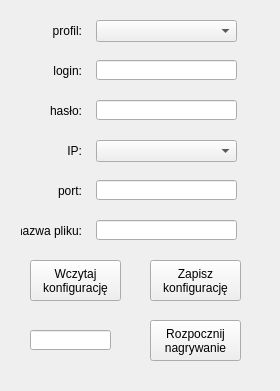
<?xml version="1.0" encoding="UTF-8"?>
<ui version="4.0">
 <class>MainWindow</class>
 <widget class="QMainWindow" name="MainWindow">
  <property name="geometry">
   <rect>
    <x>0</x>
    <y>0</y>
    <width>280</width>
    <height>391</height>
   </rect>
  </property>
  <property name="windowTitle">
   <string>Nagrywanie</string>
  </property>
  <widget class="QWidget" name="centralwidget">
   <widget class="QComboBox" name="profile_combo_box">
    <property name="geometry">
     <rect>
      <x>96</x>
      <y>20</y>
      <width>141</width>
      <height>22</height>
     </rect>
    </property>
    <item>
     <property name="text">
      <string/>
     </property>
    </item>
    <item>
     <property name="text">
      <string>1</string>
     </property>
    </item>
    <item>
     <property name="text">
      <string>2</string>
     </property>
    </item>
    <item>
     <property name="text">
      <string>3</string>
     </property>
    </item>
    <item>
     <property name="text">
      <string>4</string>
     </property>
    </item>
    <item>
     <property name="text">
      <string>5</string>
     </property>
    </item>
    <item>
     <property name="text">
      <string>6</string>
     </property>
    </item>
   </widget>
   <widget class="QLabel" name="profile_label">
    <property name="geometry">
     <rect>
      <x>36</x>
      <y>20</y>
      <width>46</width>
      <height>21</height>
     </rect>
    </property>
    <property name="text">
     <string>profil:</string>
    </property>
    <property name="alignment">
     <set>Qt::AlignRight|Qt::AlignTrailing|Qt::AlignVCenter</set>
    </property>
   </widget>
   <widget class="QLineEdit" name="password_line_edit">
    <property name="geometry">
     <rect>
      <x>96</x>
      <y>100</y>
      <width>141</width>
      <height>20</height>
     </rect>
    </property>
   </widget>
   <widget class="QLabel" name="login_label">
    <property name="geometry">
     <rect>
      <x>36</x>
      <y>60</y>
      <width>46</width>
      <height>21</height>
     </rect>
    </property>
    <property name="text">
     <string>login:</string>
    </property>
    <property name="alignment">
     <set>Qt::AlignRight|Qt::AlignTrailing|Qt::AlignVCenter</set>
    </property>
   </widget>
   <widget class="QLabel" name="password_label">
    <property name="geometry">
     <rect>
      <x>36</x>
      <y>100</y>
      <width>46</width>
      <height>21</height>
     </rect>
    </property>
    <property name="text">
     <string>hasło:</string>
    </property>
    <property name="alignment">
     <set>Qt::AlignRight|Qt::AlignTrailing|Qt::AlignVCenter</set>
    </property>
   </widget>
   <widget class="QLineEdit" name="login_line_edit">
    <property name="geometry">
     <rect>
      <x>96</x>
      <y>60</y>
      <width>141</width>
      <height>20</height>
     </rect>
    </property>
    <property name="inputMethodHints">
     <set>Qt::ImhHiddenText</set>
    </property>
   </widget>
   <widget class="QLineEdit" name="port_line_edit">
    <property name="geometry">
     <rect>
      <x>96</x>
      <y>180</y>
      <width>141</width>
      <height>20</height>
     </rect>
    </property>
   </widget>
   <widget class="QLabel" name="port_label">
    <property name="geometry">
     <rect>
      <x>36</x>
      <y>180</y>
      <width>46</width>
      <height>21</height>
     </rect>
    </property>
    <property name="text">
     <string>port:</string>
    </property>
    <property name="alignment">
     <set>Qt::AlignRight|Qt::AlignTrailing|Qt::AlignVCenter</set>
    </property>
   </widget>
   <widget class="QLineEdit" name="filename_line_edit">
    <property name="geometry">
     <rect>
      <x>96</x>
      <y>220</y>
      <width>141</width>
      <height>20</height>
     </rect>
    </property>
   </widget>
   <widget class="QLabel" name="filename_label">
    <property name="geometry">
     <rect>
      <x>21</x>
      <y>220</y>
      <width>61</width>
      <height>21</height>
     </rect>
    </property>
    <property name="text">
     <string>nazwa pliku:</string>
    </property>
    <property name="alignment">
     <set>Qt::AlignRight|Qt::AlignTrailing|Qt::AlignVCenter</set>
    </property>
   </widget>
   <widget class="QLabel" name="ip_label">
    <property name="geometry">
     <rect>
      <x>36</x>
      <y>140</y>
      <width>46</width>
      <height>21</height>
     </rect>
    </property>
    <property name="text">
     <string>IP:</string>
    </property>
    <property name="alignment">
     <set>Qt::AlignRight|Qt::AlignTrailing|Qt::AlignVCenter</set>
    </property>
   </widget>
   <widget class="QComboBox" name="ip_combo_box">
    <property name="geometry">
     <rect>
      <x>96</x>
      <y>140</y>
      <width>141</width>
      <height>22</height>
     </rect>
    </property>
    <item>
     <property name="text">
      <string/>
     </property>
    </item>
    <item>
     <property name="text">
      <string>172.20.16.105</string>
     </property>
    </item>
    <item>
     <property name="text">
      <string>172.20.16.106</string>
     </property>
    </item>
   </widget>
   <widget class="QPushButton" name="start_recording_button">
    <property name="geometry">
     <rect>
      <x>150</x>
      <y>320</y>
      <width>91</width>
      <height>41</height>
     </rect>
    </property>
    <property name="font">
     <font>
      <kerning>true</kerning>
     </font>
    </property>
    <property name="text">
     <string>Rozpocznij
nagrywanie</string>
    </property>
   </widget>
   <widget class="QPushButton" name="start_recording_button_2">
    <property name="geometry">
     <rect>
      <x>30</x>
      <y>260</y>
      <width>91</width>
      <height>41</height>
     </rect>
    </property>
    <property name="font">
     <font>
      <kerning>true</kerning>
     </font>
    </property>
    <property name="text">
     <string>Wczytaj
konfigurację</string>
    </property>
   </widget>
   <widget class="QPushButton" name="stop_recording_button_2">
    <property name="geometry">
     <rect>
      <x>150</x>
      <y>260</y>
      <width>91</width>
      <height>41</height>
     </rect>
    </property>
    <property name="text">
     <string>Zapisz
konfigurację</string>
    </property>
   </widget>
   <widget class="QLineEdit" name="lineEdit">
    <property name="geometry">
     <rect>
      <x>30</x>
      <y>330</y>
      <width>81</width>
      <height>20</height>
     </rect>
    </property>
   </widget>
  </widget>
 </widget>
 <resources/>
 <connections/>
</ui>
